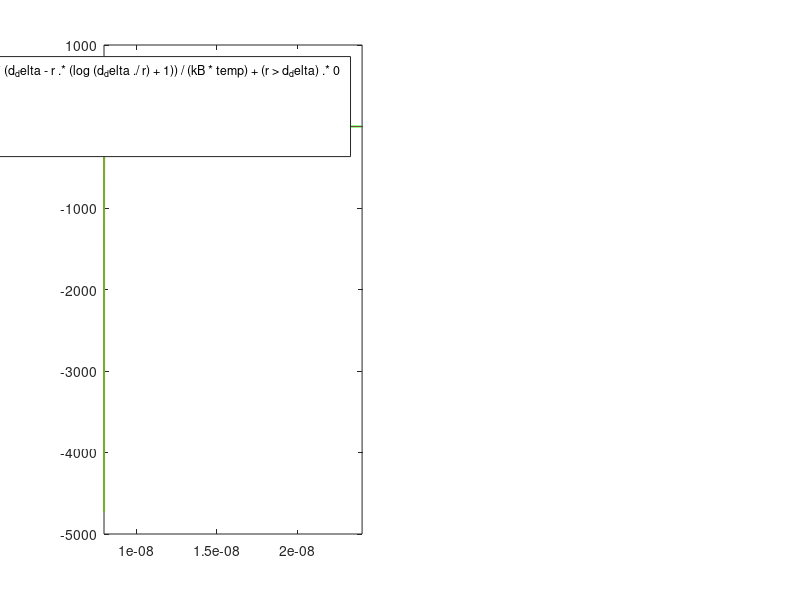

This figure's MATLAB source: (Note: this script raises an error after producing the figure.)

clear all

%% physical constants
kB = 1.38e-23;
mu0 = 4*pi*10^(-7);
NA = 6.02214076e23;
el = 1.6e-19;
epsilon0 = 8.8541e-12;

%% assembly properties
dm = 2*4e-09;
rm = dm/2;
temp = 300;
V = 4/3*pi*rm^3;
Ms = 4.5e5;
m = Ms*V;

%% steric repulsion
zeta = 5e17;
delta = 2e-9;
d_delta = dm + 2*delta;
rd = d_delta/2;

pot_ster = @(r) (0 <= r & r <= d_delta).*pi*dm^2*zeta*kB*temp/(2*delta).*(d_delta - r.*(log(d_delta./r) + 1))/(kB*temp) + (r > d_delta).*0;
f_ster = @(r) (dm <= r & r <= d_delta).*kB*temp*pi*dm^2*zeta/(2*delta).*log(d_delta./r) + (r > d_delta).*0;
fun1 = @(r) 1 - exp(-pot_ster(r));
dh = integral(fun1,0,d_delta);

%% vdw
hamaker = 33e-21;

s = @(r) r - 2*rm;
pot_vdw = @(r) -hamaker/6*(2*rm*rm./(s(r).*(r+2*rm)) + 2*rm*rm./(r.^2 - (rm - rm)^2) + log((r.^2 - (rm+rm)^2)./(r.^2 - (rm-rm)^2)))/(kB*temp);
f_vdw = @(r) -hamaker.*r*(4*rm*rm)^3./(6*(s(r).*(r+rm+rm)).^2.*(r.^2-(rm-rm)^2).^2);

%% dip-dip
pot_dip = @(r) -2*mu0*m*m./(4*pi*r.^3)/(kB*temp);
f_dip = @(r) 3*mu0./(4*pi*r.^4)*(-2*m^2);

%% electrostat
epsilonr = 78.5;
z = 1; %valency of ions
gamma0 = 0.04; %surface potential in V
c = 0.05*1000; %concentration from mol/l to mol/m^3

epsilon = epsilon0*epsilonr;
gamma = tanh(z*el*gamma0/(4*kB*temp));
kappa = sqrt(el^2*NA*c*z^2/(epsilon*kB*temp));

pot_el = @(r) 32*pi*epsilon*rm*(kB*temp/(z*el))^2*gamma^2*exp(-kappa*s(r))/(kB*temp);
f_el = @(r) kappa*32*pi*epsilon*rd*(kB*temp/(z*el))^2*gamma^2*exp(-kappa*s(r));

%% sum
pot_sum = @(r) pot_ster(r) + pot_vdw(r) + pot_dip(r) + pot_el(r);
f_sum = @(r) f_ster(r) + f_vdw(r) + f_dip(r) + f_el(r);

%% cut off calculation
delta = 0.01;
c = 128*hamaker*rm^6*pi/(18*mu0*m^2);
fCutOff = @(r) c*r/((r^2-4*rm^2)^2) - delta; 
fCutOff1 = @(r) c*(4*rm^2+3*r^2)/(4*rm^2-r^2)^3; %derivation of cutoff

rCut = 1.1*dm;
err = 1;

%% plots
rEndForce = 1.25*d_delta;
rEndPot = 2*d_delta;

figure(2)
subplot(1,2,1)
title('interaction potential')
fplot(pot_ster,[dm,d_delta])
hold on
fplot(pot_vdw,[dm,rEndPot])
fplot(pot_dip,[dm,rEndPot])
fplot(pot_el,[dm,rEndPot])
fplot(pot_sum,[dm,rEndPot],'Linewidth',1.5)
xl1 = xline(d_delta,'--',{'shell surface'},'Linewidth',1);
xl2 = xline(dm,'--',{'core surface'},'Linewidth',1);
xl1.LabelVerticalAlignment = 'top';
xl1.LabelHorizontalAlignment = 'left';
xl2.LabelVerticalAlignment = 'top';
xl2.LabelHorizontalAlignment = 'left';

grid on
legend('steric','vdW','dip-dip','el.-stat','sum','Location','northeast')
title('potential energy')
xlabel('distance between particle centers in m')
ylabel('interaction energy in k_BT units')
axis([0.95*dm rEndPot -30 50])

subplot(1,2,2)
fplot(f_ster,[dm,rEndForce])
hold on
fplot(f_vdw,[dm,rEndForce])
fplot(f_dip,[dm,rEndForce])
fplot(f_el,[dm,rEndForce])
fplot(f_sum,[dm,rEndForce],'Linewidth',2)
xl1 = xline(d_delta,'--',{'shell surface'},'Linewidth',1);
xl2 = xline(dm,'--',{'core surface'},'Linewidth',1);
xl1.LabelVerticalAlignment = 'top';
xl1.LabelHorizontalAlignment = 'left';
xl2.LabelVerticalAlignment = 'top';
xl2.LabelHorizontalAlignment = 'left';
grid on
legend('ster','vdw','dip','el','sum','Location','northeast')
title('interaction forces')
xlabel('distance between particle centers in m')
ylabel('interaction force in N')
axis([0.95*dm rEndForce -1e-10 2.5e-10])

% figure(2) 
% fplot(fCutOff,[dm,5*dm], 'LineWidth', 3);
% hold on
% 
% while err > 1e-8
%     g = @(r) fCutOff(rCut) + fCutOff1(rCut)*(r-rCut);
%     fplot(g)
%     rCut = rCut - fCutOff(rCut)/fCutOff1(rCut);
%     xline(rCut);
%     err = abs(fCutOff(rCut));
% end
% 
% xl1 = xline(d_delta,'--',{'shell surface'},'Linewidth',1);
% xl2 = xline(dm,'--',{'core surface'},'Linewidth',1);
% xl3 = xline(rCut,'--',{'cut off'},'Linewidth',1);
% xl1.LabelVerticalAlignment = 'top';
% xl1.LabelHorizontalAlignment = 'left';
% xl2.LabelVerticalAlignment = 'top';
% xl2.LabelHorizontalAlignment = 'left';
% xl3.LabelVerticalAlignment = 'top';
% xl3.LabelHorizontalAlignment = 'left';
% grid on
% axis([0.95*dm 5*dm -0.1 0.2])
% xlabel('distance of centerpoints in m')
% ylabel('F_{vdw}/F_{dip}')
% title('cut off for short range potential')
% 
% disp(rCut)


